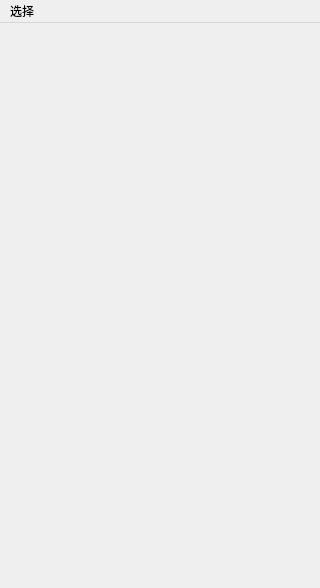
<?xml version="1.0" encoding="UTF-8"?>
<ui version="4.0">
 <class>MainScene</class>
 <widget class="QMainWindow" name="MainScene">
  <property name="geometry">
   <rect>
    <x>0</x>
    <y>0</y>
    <width>320</width>
    <height>588</height>
   </rect>
  </property>
  <property name="minimumSize">
   <size>
    <width>320</width>
    <height>588</height>
   </size>
  </property>
  <property name="maximumSize">
   <size>
    <width>320</width>
    <height>588</height>
   </size>
  </property>
  <property name="windowTitle">
   <string>金币游戏</string>
  </property>
  <property name="windowIcon">
   <iconset resource="res.qrc">
    <normaloff>:/res/Coin0001.png</normaloff>:/res/Coin0001.png</iconset>
  </property>
  <widget class="QWidget" name="centralwidget"/>
  <widget class="QMenuBar" name="menubar">
   <property name="geometry">
    <rect>
     <x>0</x>
     <y>0</y>
     <width>320</width>
     <height>22</height>
    </rect>
   </property>
   <widget class="QMenu" name="selectBar">
    <property name="title">
     <string>选择</string>
    </property>
    <addaction name="exitBar"/>
   </widget>
   <addaction name="selectBar"/>
  </widget>
  <action name="exitBar">
   <property name="text">
    <string>退出</string>
   </property>
  </action>
 </widget>
 <resources>
  <include location="res.qrc"/>
 </resources>
 <connections/>
</ui>
